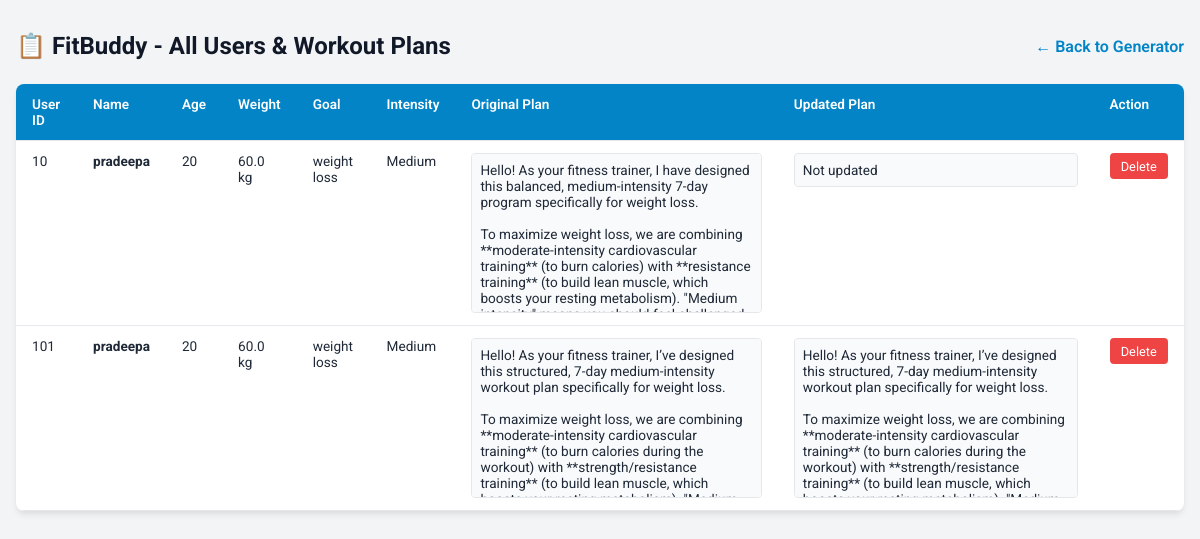
Screenshot of /view-all-users with the database file from the repository.
### app/database.py (models this page shows)
class User(Base):
    __tablename__ = "users"
    id = Column(Integer, primary_key=True, index=True)
    name = Column(String(100), nullable=False)
    age = Column(Integer, nullable=False)
    weight = Column(Float, nullable=False)
    goal = Column(String(100), nullable=False)
    intensity = Column(String(50), nullable=False)
    plans = relationship("WorkoutPlan", back_populates="user")

class WorkoutPlan(Base):
    __tablename__ = "workout_plans"
    id = Column(Integer, primary_key=True, index=True)
    user_id = Column(Integer, ForeignKey("users.id"), nullable=False)
    original_plan = Column(Text, nullable=False)
    updated_plan = Column(Text, nullable=True)
    user = relationship("User", back_populates="plans")

### app/routes.py (the view)
@router.get("/view-all-users", response_class=HTMLResponse)
def view_all_users_html(request: Request):
    users = get_all_users()
    all_plans = {plan.user_id: plan for plan in get_all_plans()}
    user_data = []
    for user in users:
        plan = all_plans.get(user.id)
        user_data.append({
            "id": user.id,
            "name": user.name,
            "age": user.age,
            "weight": user.weight,
            "goal": user.goal,
            "intensity": user.intensity,
            "original_plan": plan.original_plan if plan else "N/A",
            "updated_plan": plan.updated_plan if (plan and plan.updated_plan) else "Not updated"
        })
    return templates.TemplateResponse(
        request=request,
        name="all_users.html",
        context={"users": user_data}
    )

### templates/all_users.html (shortened to what this page needs)
<!DOCTYPE html>
<html lang="en">
<head>
</head>
<body>
    <div class="container">
        <div class="header">
            <h2>📋 FitBuddy - All Users & Workout Plans</h2>
            <a href="/" class="back-btn">&larr; Back to Generator</a>
        </div>
        <div class="card">
            <table>
                <thead>
                    <tr>
                        <th>User ID</th>
                        <th>Name</th>
                        <th>Age</th>
                        <th>Weight</th>
                        <th>Goal</th>
                        <th>Intensity</th>
                        <th>Original Plan</th>
                        <th>Updated Plan</th>
                        <th>Action</th>
                    </tr>
                </thead>
                <tbody>
                    {% for user in users %}
                    <tr>
                        <td>{{ user.id }}</td>
                        <td><strong>{{ user.name }}</strong></td>
                        <td>{{ user.age }}</td>
                        <td>{{ user.weight }} kg</td>
                        <td>{{ user.goal }}</td>
                        <td>{{ user.intensity }}</td>
                        <td><pre>{{ user.original_plan }}</pre></td>
                        <td><pre>{{ user.updated_plan }}</pre></td>
                        <td>
                            <form action="/delete-user/{{ user.id }}" method="post" onsubmit="return confirm('Delete this record?');">
                                <button type="submit" class="btn-delete">Delete</button>
                            </form>
                        </td>
                    </tr>
                    {% else %}
                    <tr>
                        <td colspan="9" style="text-align:center; padding: 2rem; color: #6b7280;">No records found.</td>
                    </tr>
                    {% endfor %}
                </tbody>
            </table>
        </div>
    </div>
</body>
</html>

### templates/all_users.html (style rules this page uses)
* { box-sizing: border-box; margin: 0; padding: 0; font-family: 'Roboto', sans-serif; }
body { background-color: #f3f4f6; padding: 2rem 1rem; color: #1f2937; }
.container { max-width: 1200px; margin: 0 auto; }
.header { display: flex; justify-content: space-between; align-items: center; margin-bottom: 1.5rem; }
h2 { font-size: 1.5rem; color: #111827; }
.card { background: #ffffff; border-radius: 8px; box-shadow: 0 4px 6px -1px rgba(0, 0, 0, 0.1); overflow-x: auto; }
table { width: 100%; border-collapse: collapse; font-size: 0.85rem; }
th, td { padding: 0.75rem 1rem; border-bottom: 1px solid #e5e7eb; text-align: left; vertical-align: top; }
th { background-color: #0284c7; color: #ffffff; font-weight: 600; }
pre { white-space: pre-wrap; font-family: inherit; max-height: 160px; overflow-y: auto; background: #f9fafb; padding: 0.5rem; border-radius: 4px; border: 1px solid #e5e7eb; }
.btn-delete { background-color: #ef4444; color: white; border: none; padding: 0.35rem 0.7rem; border-radius: 4px; cursor: pointer; font-size: 0.8rem; }
.back-btn { color: #0284c7; text-decoration: none; font-weight: 600; }

### rows the page displays
User: name "pradeepa", weight "60.0", goal "weight loss", intensity "Medium"
WorkoutPlan: original_plan "Hello! As your fitness trainer, I have designed this balanced, medium-intensity 7-day program specifically for weight loss. To maximize weight loss, we are combining **moderate-intensity cardiovascular training** (to burn calories) with **resistance training** (to build lean muscle, which boosts your resting metabolism). \"Medium…"
User: name "pradeepa", weight "60.0", goal "weight loss", intensity "Medium"
WorkoutPlan: original_plan "Hello! As your fitness trainer, I’ve designed this structured, 7-day medium-intensity workout plan specifically for weight loss. To maximize weight loss, we are combining **moderate-intensity cardiovascular training** (to burn calories during the workout) with **strength/resistance training** (to build lean muscle, which…", updated_plan "Hello! As your fitness trainer, I’ve designed this structured, 7-day medium-intensity workout plan specifically for weight loss. To maximize weight loss, we are combining **moderate-intensity cardiovascular training** (to burn calories during the workout) with **strength/resistance training** (to build lean muscle, which…"

### other values shown
{{ user.id }} "10" "101"
{{ user.age }} "20" "20"
{{ user.updated_plan }} "Not updated"
